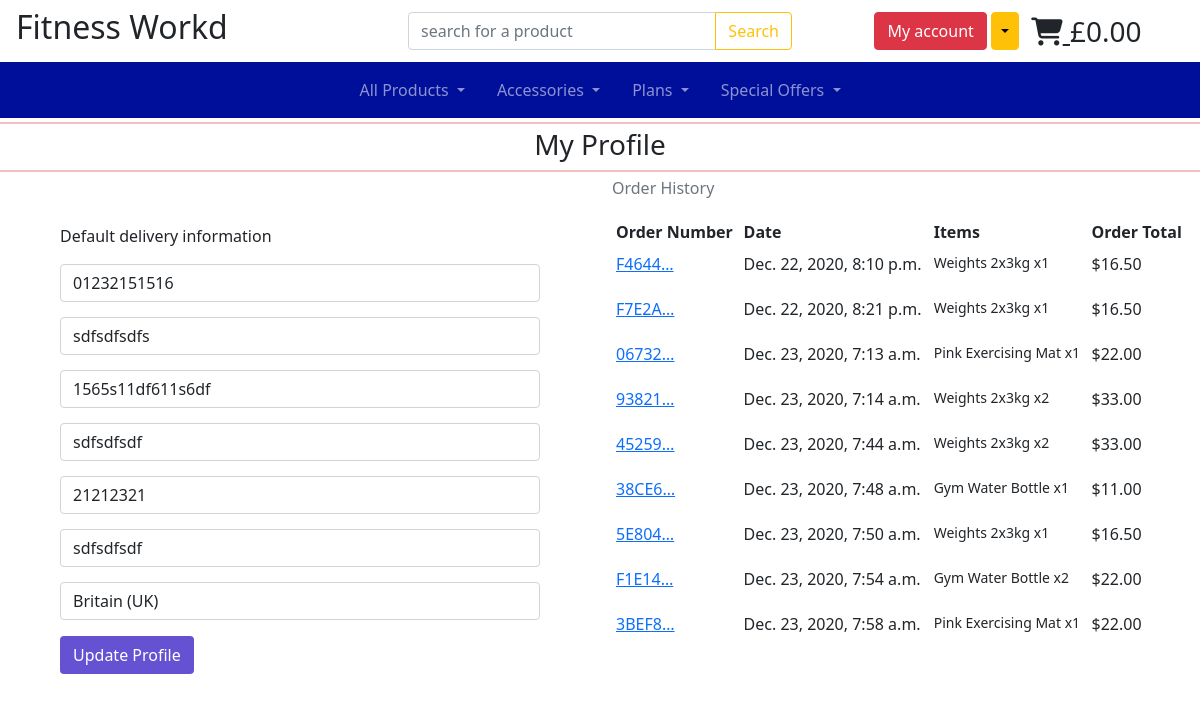
/profile/ (signed in), run on the app's committed database.
### profiles/models.py (models this page shows, shortened)
class UserProfile(models.Model):
    user = models.OneToOneField(User, on_delete=models.CASCADE)
    default_phone_number = models.CharField(
        max_length=20, null=True, blank=True)
    default_town_or_city = models.CharField(
        max_length=40, null=True, blank=True)
    default_street_address1 = models.CharField(
        max_length=80, null=True, blank=True)
    default_street_address2 = models.CharField(
        max_length=80, null=True, blank=True)
    default_postcode = models.CharField(max_length=20, null=True, blank=True)
    default_county = models.CharField(max_length=80, null=True, blank=True)
    default_country = CountryField(
        blank_label='Country', null=True, blank=True)

### checkout/models.py (models this page shows, shortened)
class Order(models.Model):
    order_number = models.CharField(max_length=32, null=False, editable=False)
    user_profile = models.ForeignKey(UserProfile, on_delete=models.SET_NULL,
                                     null=True, blank=True, related_name='orders')
    full_name = models.CharField(max_length=50, null=False, blank=False)
    email = models.EmailField(max_length=254, null=False, blank=False)
    phone_number = models.CharField(max_length=20, null=False, blank=False)
    country = CountryField(blank_label="Country *", null=False, blank=False)
    postcode = models.CharField(max_length=20, null=True, blank=True)
    town_or_city = models.CharField(max_length=40, null=False, blank=False)
    street_address1 = models.CharField(max_length=80, null=False, blank=False)
    street_address2 = models.CharField(max_length=80, null=True, blank=True)
    county = models.CharField(max_length=80, null=True, blank=True)
    date = models.DateTimeField(auto_now_add=True)
    delivery_cost = models.DecimalField(
        max_digits=6, decimal_places=2, null=False, default=0)
    order_total = models.DecimalField(
        max_digits=10, decimal_places=2, null=False, default=0)
    grand_total = models.DecimalField(
        max_digits=10, decimal_places=2, null=False, default=0)
    original_bag = models.TextField(null=False, blank=False, default='')
    stripe_pid = models.CharField(
        max_length=254, null=False, blank=False, default='')

class OrderLineItem(models.Model):
    order = models.ForeignKey(Order, null=False, blank=False,
                              on_delete=models.CASCADE,
                              related_name='lineitems')
    product = models.ForeignKey(
        Product, null=False, blank=False, on_delete=models.CASCADE)
    quantity = models.IntegerField(null=False, blank=False, default=0)
    lineitem_total = models.DecimalField(
        max_digits=6, decimal_places=2, null=False, blank=False,
        editable=False)

### products/models.py (models this page shows, shortened)
class Product(models.Model):
    category = models.ForeignKey(
        'Category', null=True, blank=True, on_delete=models.SET_NULL)
    sku = models.CharField(max_length=254, null=True, blank=True)
    name = models.CharField(max_length=254)
    description = models.TextField()
    price = models.DecimalField(max_digits=6, decimal_places=2)
    rating = models.DecimalField(
        max_digits=6, decimal_places=2, null=True, blank=True)
    image_url = models.URLField(max_length=1400, null=True, blank=True)
    image = models.ImageField(null=True, blank=True)

### profiles/views.py (the view)
# urls.py: path('profile/', include('profiles.urls')),
def profile(request):
    profile = get_object_or_404(UserProfile, user=request.user)
    if request.method == 'POST':
        form = UserProfileForm(request.POST, instance=profile)
        if form.is_valid():
            form.save()
            messages.success(request, 'Profile updated successfully')
    form = UserProfileForm(instance=profile)
    orders = profile.orders.all()
    template = 'profiles/profile.html'
    context = {
        'form': form,
        'orders': orders,
        'on_profile_page': True
    }
    return render(request, template, context)

### profiles/forms.py
class UserProfileForm(forms.ModelForm):
    class Meta:
        model = UserProfile
        exclude = ('user',)
    def __init__(self, *args, **kwargs):
        super().__init__(*args, **kwargs)
        placeholders = {
            'default_phone_number': 'Phone Number',
            'default_postcode': 'Postal Code',
            'default_town_or_city': 'Town or City',
            'default_street_address1': 'Street Address 1',
            'default_street_address2': 'Street Address 2',
            'default_county': 'County, State or Locality',
        }
        self.fields['default_phone_number'].widget.attrs['autofocus'] = True
        for field in self.fields:
            if field != 'default_country':
                if self.fields[field].required:
                    placeholder = f'{placeholders[field]} *'
                else:
                    placeholder = placeholders[field]
                self.fields[field].widget.attrs['placeholder'] = placeholder
            self.fields[field].label = False

### cart/contexts.py (called while the page is built, shortened)
def cart_contents(request):
    cart_items = []
    total = 0
    product_count = 0
    cart = request.session.get('cart', {})
    if total < settings.FREE_DELIVERY_THRESHOLD:
        delivery = total * Decimal(settings.STANDARD_DELIVERY_PERCENTAGE / 100)
        free_delivery_delta = settings.FREE_DELIVERY_THRESHOLD - total
    else:
        delivery = 0
        free_delivery_delta = 0
    grand_total = delivery + total
    context = {
        'cart_items': cart_items,
        'total': total,
        'product_count': product_count,
        'delivery': delivery,
        'free_delivery_delta': free_delivery_delta,
        'free_delivery_threshold': settings.FREE_DELIVERY_THRESHOLD,
        'grand_total': grand_total,
    }
    return context

### profiles/templates/profiles/profile.html (shortened to what this page needs)
{% extends 'base.html' %}
{% load static %}
{% block extra_css %}
<link rel="stylesheet" href="{% static 'profiles/css/profile.css' %} ">
{% endblock %}
{% block content %}
<div class="container-fluid">
    <div class="row">
        <div class="col-12 text-center p-0 m-0">
            <hr class="hr-class my-1">
            <h3 class="logo-font"> My Profile</h3>
            <hr class="hr-class my-1">
        </div>
    </div>
    <div class="row">
    <div class="col-12 col-lg-6">
        <form action="{% url 'profile' %}" method="POST" class="profile-form m-5">
            <p>Default delivery information</p>
           {{ form | crispy }}
           <button class="btn btn-style mt-3">Update Profile</button>
        </form>
    </div>
    <div class="col-12 col-lg-6">
        <p class="text-muted">Order History</p>
            <div class="order-history table-responsive">
                <table class="table table-sm table-borderless">
                    <thead>
                        <tr>
                            <th>Order Number</th>
                            <th>Date</th>
                            <th>Items</th>
                            <th>Order Total</th>
                        </tr>
                    </thead>
                    <tbody>
                        {% for order in orders %}
                        <tr>
                            <td>
                                <a href="" title="{{ order.order_number }}">
                                    {{ order.order_number|truncatechars:6 }}
                                </a>
                            </td>
                            <td>{{ order.date }}</td>
                            <td>
                                <ul class="list-unstyled">
                                    {% for item in order.lineitems.all %}
                                    <li class="small">
                                        {{ item.product.name }} x{{ item.quantity }}
                                    </li>
                                    {% endfor %}
                                </ul>
                            </td>
                            <td>${{ order.grand_total }}</td>
                        </tr>
                        {% endfor %}
                    </tbody>
                </table>
            </div>
        </div>
    </div>
</div>
{% endblock %}

### static/css/base.css (style rules this page uses)
.hr-class { height:2px !important; border-width:0 !important; color:#D40000 !important; background-color:#D40000 !important; }
.btn-style { background-color:#6452D2; color:#fff; }

### profiles/static/profiles/css/profile.css (style rules this page uses)
.profile-form .form-group { margin-top:15px!important; }
.profile-form input::placeholder { color:#726d6d; }

### data on the page
UserProfile: default_phone_number "01232151516", default_town_or_city "sdfsdfsdfs", default_street_address1 "1565s11df611s6df", default_street_address2 "sdfsdfsdf", default_postcode "21212321", default_county "sdfsdfsdf", default_country "Britain (UK)"
Order: order_number "F4644…", date "Dec. 22, 2020, 8:10 p.m.", grand_total "16.50"
OrderLineItem: product.name "Weights 2x3kg", quantity "1"
Order: order_number "F7E2A…", date "Dec. 22, 2020, 8:21 p.m.", grand_total "16.50"
OrderLineItem: product.name "Weights 2x3kg", quantity "1"
Order: order_number "06732…", date "Dec. 23, 2020, 7:13 a.m.", grand_total "22.00"
OrderLineItem: product.name "Pink Exercising Mat", quantity "1"
Order: order_number "93821…", date "Dec. 23, 2020, 7:14 a.m.", grand_total "33.00"
OrderLineItem: product.name "Weights 2x3kg", quantity "2"
Order: order_number "45259…", date "Dec. 23, 2020, 7:44 a.m.", grand_total "33.00"
OrderLineItem: product.name "Weights 2x3kg", quantity "2"
Order: order_number "38CE6…", date "Dec. 23, 2020, 7:48 a.m.", grand_total "11.00"
OrderLineItem: product.name "Gym Water Bottle", quantity "1"
Order: order_number "5E804…", date "Dec. 23, 2020, 7:50 a.m.", grand_total "16.50"
OrderLineItem: product.name "Weights 2x3kg", quantity "1"
Order: order_number "F1E14…", date "Dec. 23, 2020, 7:54 a.m.", grand_total "22.00"
OrderLineItem: product.name "Gym Water Bottle", quantity "2"
Order: order_number "3BEF8…", date "Dec. 23, 2020, 7:58 a.m.", grand_total "22.00"
OrderLineItem: product.name "Pink Exercising Mat", quantity "1"
